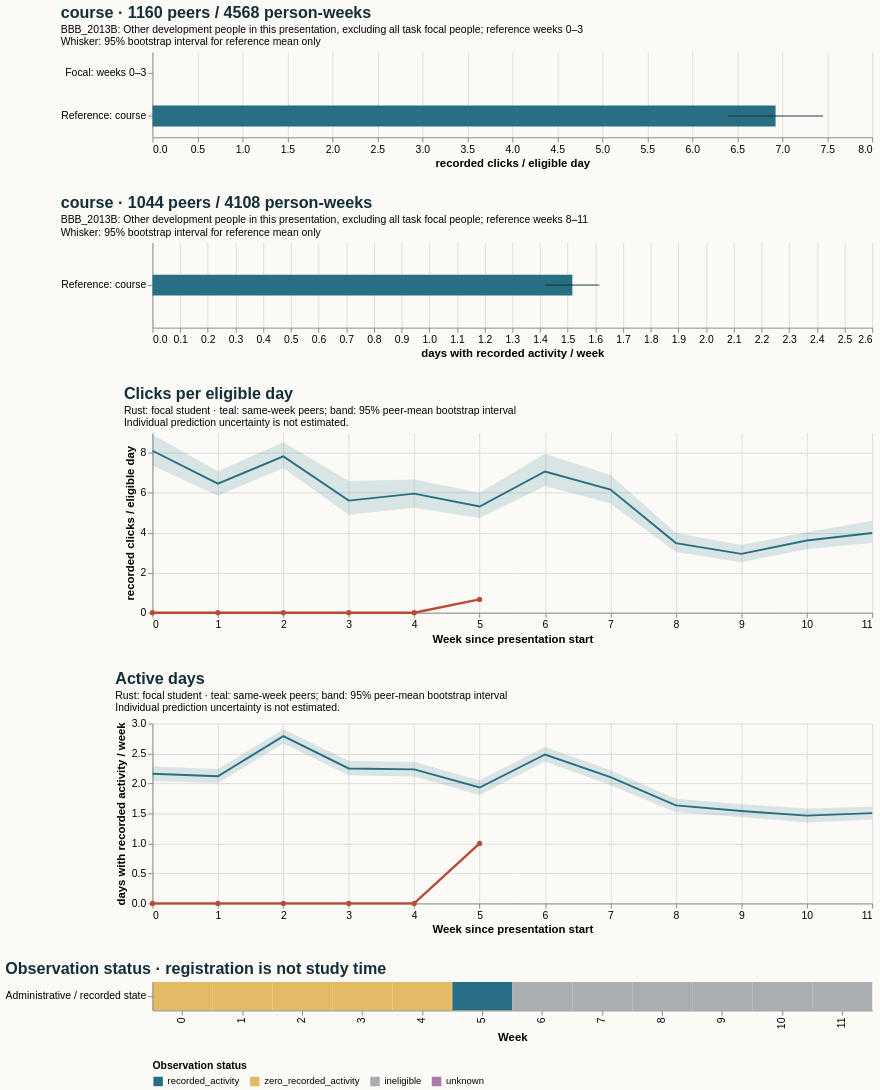

Write the Vega-Lite specification saved for this chart.
### Vega-Lite specification from a JSON file in a GitHub repository (floating-point values rounded to 4 significant figures)
{"$schema": "https://vega.github.io/schema/vega-lite/v5.20.1.json", "config": {"axis": {"labelFontSize": 11, "titleFontSize": 12}, "background": "#fbfaf7", "font": "sans-serif", "title": {"anchor": "start", "color": "#142e38", "fontSize": 17, "subtitleFontSize": 11}, "view": {"continuousHeight": 300, "continuousWidth": 300, "stroke": null}}, "datasets": {"data-25019aba3011dd775a23d53f2a2d7fc4": [{"hi": null, "lo": null, "series": "Focal: weeks 0–3", "value": 0.0}, {"hi": 7.453, "lo": 6.397, "series": "Reference: course", "value": 6.926}], "data-71e111912f19bee3d8f32062293c3d85": [{"end_day": 6, "focal_value": 0.0, "peer_ci_high": 8.915, "peer_ci_low": 7.357, "peer_mean": 8.1, "peer_observations": 1159, "peer_people": 1159, "reference": "course", "unit": "recorded clicks / eligible day", "week": 0}, {"end_day": 13, "focal_value": 0.0, "peer_ci_high": 7.075, "peer_ci_low": 5.85, "peer_mean": 6.456, "peer_observations": 1151, "peer_people": 1151, "reference": "course", "unit": "recorded clicks / eligible day", "week": 1}, {"end_day": 20, "focal_value": 0.0, "peer_ci_high": 8.524, "peer_ci_low": 7.235, "peer_mean": 7.819, "peer_observations": 1133, "peer_people": 1133, "reference": "course", "unit": "recorded clicks / eligible day", "week": 2}, {"end_day": 27, "focal_value": 0.0, "peer_ci_high": 6.584, "peer_ci_low": 4.899, "peer_mean": 5.608, "peer_observations": 1125, "peer_people": 1125, "reference": "course", "unit": "recorded clicks / eligible day", "week": 3}, {"end_day": 34, "focal_value": 0.0, "peer_ci_high": 6.657, "peer_ci_low": 5.255, "peer_mean": 5.954, "peer_observations": 1088, "peer_people": 1088, "reference": "course", "unit": "recorded clicks / eligible day", "week": 4}, {"end_day": 41, "focal_value": 0.6667, "peer_ci_high": 6.0, "peer_ci_low": 4.738, "peer_mean": 5.31, "peer_observations": 1081, "peer_people": 1081, "reference": "course", "unit": "recorded clicks / eligible day", "week": 5}, {"end_day": 48, "focal_value": null, "peer_ci_high": 7.953, "peer_ci_low": 6.334, "peer_mean": 7.065, "peer_observations": 1070, "peer_people": 1070, "reference": "course", "unit": "recorded clicks / eligible day", "week": 6}, {"end_day": 55, "focal_value": null, "peer_ci_high": 6.885, "peer_ci_low": 5.466, "peer_mean": 6.16, "peer_observations": 1054, "peer_people": 1054, "reference": "course", "unit": "recorded clicks / eligible day", "week": 7}, {"end_day": 62, "focal_value": null, "peer_ci_high": 3.981, "peer_ci_low": 3.034, "peer_mean": 3.483, "peer_observations": 1044, "peer_people": 1044, "reference": "course", "unit": "recorded clicks / eligible day", "week": 8}, {"end_day": 69, "focal_value": null, "peer_ci_high": 3.388, "peer_ci_low": 2.528, "peer_mean": 2.943, "peer_observations": 1027, "peer_people": 1027, "reference": "course", "unit": "recorded clicks / eligible day", "week": 9}, {"end_day": 76, "focal_value": null, "peer_ci_high": 4.028, "peer_ci_low": 3.189, "peer_mean": 3.609, "peer_observations": 1021, "peer_people": 1021, "reference": "course", "unit": "recorded clicks / eligible day", "week": 10}, {"end_day": 83, "focal_value": null, "peer_ci_high": 4.597, "peer_ci_low": 3.485, "peer_mean": 3.989, "peer_observations": 1016, "peer_people": 1016, "reference": "course", "unit": "recorded clicks / eligible day", "week": 11}], "data-ac22bcd88b763f33ef5ce2e6bc228579": [{"hi": null, "lo": null, "series": "Focal: weeks 8–11", "value": null}, {"hi": 1.614, "lo": 1.417, "series": "Reference: course", "value": 1.517}], "data-c2b15f9c6d95355aeed35c7ea066d9ba": [{"end_day": 6, "focal_value": 0.0, "peer_ci_high": 2.284, "peer_ci_low": 2.041, "peer_mean": 2.163, "peer_observations": 1159, "peer_people": 1159, "reference": "course", "unit": "days with recorded activity / week", "week": 0}, {"end_day": 13, "focal_value": 0.0, "peer_ci_high": 2.241, "peer_ci_low": 2.008, "peer_mean": 2.121, "peer_observations": 1151, "peer_people": 1151, "reference": "course", "unit": "days with recorded activity / week", "week": 1}, {"end_day": 20, "focal_value": 0.0, "peer_ci_high": 2.906, "peer_ci_low": 2.665, "peer_mean": 2.79, "peer_observations": 1133, "peer_people": 1133, "reference": "course", "unit": "days with recorded activity / week", "week": 2}, {"end_day": 27, "focal_value": 0.0, "peer_ci_high": 2.38, "peer_ci_low": 2.137, "peer_mean": 2.251, "peer_observations": 1125, "peer_people": 1125, "reference": "course", "unit": "days with recorded activity / week", "week": 3}, {"end_day": 34, "focal_value": 0.0, "peer_ci_high": 2.359, "peer_ci_low": 2.117, "peer_mean": 2.234, "peer_observations": 1088, "peer_people": 1088, "reference": "course", "unit": "days with recorded activity / week", "week": 4}, {"end_day": 41, "focal_value": 1.0, "peer_ci_high": 2.052, "peer_ci_low": 1.81, "peer_mean": 1.932, "peer_observations": 1081, "peer_people": 1081, "reference": "course", "unit": "days with recorded activity / week", "week": 5}, {"end_day": 48, "focal_value": null, "peer_ci_high": 2.609, "peer_ci_low": 2.366, "peer_mean": 2.483, "peer_observations": 1070, "peer_people": 1070, "reference": "course", "unit": "days with recorded activity / week", "week": 6}, {"end_day": 55, "focal_value": null, "peer_ci_high": 2.219, "peer_ci_low": 1.972, "peer_mean": 2.104, "peer_observations": 1054, "peer_people": 1054, "reference": "course", "unit": "days with recorded activity / week", "week": 7}, {"end_day": 62, "focal_value": null, "peer_ci_high": 1.747, "peer_ci_low": 1.521, "peer_mean": 1.635, "peer_observations": 1044, "peer_people": 1044, "reference": "course", "unit": "days with recorded activity / week", "week": 8}, {"end_day": 69, "focal_value": null, "peer_ci_high": 1.652, "peer_ci_low": 1.442, "peer_mean": 1.542, "peer_observations": 1027, "peer_people": 1027, "reference": "course", "unit": "days with recorded activity / week", "week": 9}, {"end_day": 76, "focal_value": null, "peer_ci_high": 1.582, "peer_ci_low": 1.351, "peer_mean": 1.463, "peer_observations": 1021, "peer_people": 1021, "reference": "course", "unit": "days with recorded activity / week", "week": 10}, {"end_day": 83, "focal_value": null, "peer_ci_high": 1.611, "peer_ci_low": 1.4, "peer_mean": 1.506, "peer_observations": 1016, "peer_people": 1016, "reference": "course", "unit": "days with recorded activity / week", "week": 11}], "data-ddaace9e52a0c700480ce8d529515aa8": [{"eligible_days": 7.0, "end_day": 6, "logging_completeness": "unknown", "observation_status": "zero_recorded_activity", "row": "Administrative / recorded state", "score_status": "withheld_release_time_unknown", "start_day": 0, "value": 0.0, "week": 0}, {"eligible_days": 7.0, "end_day": 13, "logging_completeness": "unknown", "observation_status": "zero_recorded_activity", "row": "Administrative / recorded state", "score_status": "withheld_release_time_unknown", "start_day": 7, "value": 0.0, "week": 1}, {"eligible_days": 7.0, "end_day": 20, "logging_completeness": "unknown", "observation_status": "zero_recorded_activity", "row": "Administrative / recorded state", "score_status": "withheld_release_time_unknown", "start_day": 14, "value": 0.0, "week": 2}, {"eligible_days": 7.0, "end_day": 27, "logging_completeness": "unknown", "observation_status": "zero_recorded_activity", "row": "Administrative / recorded state", "score_status": "withheld_release_time_unknown", "start_day": 21, "value": 0.0, "week": 3}, {"eligible_days": 7.0, "end_day": 34, "logging_completeness": "unknown", "observation_status": "zero_recorded_activity", "row": "Administrative / recorded state", "score_status": "withheld_release_time_unknown", "start_day": 28, "value": 0.0, "week": 4}, {"eligible_days": 3.0, "end_day": 41, "logging_completeness": "unknown", "observation_status": "recorded_activity", "row": "Administrative / recorded state", "score_status": "withheld_release_time_unknown", "start_day": 35, "value": 0.6667, "week": 5}, {"eligible_days": 0.0, "end_day": 48, "logging_completeness": "unknown", "observation_status": "ineligible", "row": "Administrative / recorded state", "score_status": "withheld_release_time_unknown", "start_day": 42, "value": null, "week": 6}, {"eligible_days": 0.0, "end_day": 55, "logging_completeness": "unknown", "observation_status": "ineligible", "row": "Administrative / recorded state", "score_status": "withheld_release_time_unknown", "start_day": 49, "value": null, "week": 7}, {"eligible_days": 0.0, "end_day": 62, "logging_completeness": "unknown", "observation_status": "ineligible", "row": "Administrative / recorded state", "score_status": "withheld_release_time_unknown", "start_day": 56, "value": null, "week": 8}, {"eligible_days": 0.0, "end_day": 69, "logging_completeness": "unknown", "observation_status": "ineligible", "row": "Administrative / recorded state", "score_status": "withheld_release_time_unknown", "start_day": 63, "value": null, "week": 9}, {"eligible_days": 0.0, "end_day": 76, "logging_completeness": "unknown", "observation_status": "ineligible", "row": "Administrative / recorded state", "score_status": "withheld_release_time_unknown", "start_day": 70, "value": null, "week": 10}, {"eligible_days": 0.0, "end_day": 83, "logging_completeness": "unknown", "observation_status": "ineligible", "row": "Administrative / recorded state", "score_status": "withheld_release_time_unknown", "start_day": 77, "value": null, "week": 11}]}, "resolve": {"scale": {"color": "independent"}}, "spacing": 28, "vconcat": [{"data": {"name": "data-25019aba3011dd775a23d53f2a2d7fc4"}, "height": 90, "layer": [{"encoding": {"x": {"field": "value", "scale": {"domain": [0, 7.826], "zero": true}, "title": "recorded clicks / eligible day", "type": "quantitative"}, "y": {"field": "series", "sort": null, "title": null, "type": "nominal"}}, "mark": {"color": "#286f83", "size": 22, "type": "bar"}}, {"encoding": {"x": {"field": "lo", "type": "quantitative"}, "x2": {"field": "hi"}, "y": {"field": "series", "sort": null, "title": null, "type": "nominal"}}, "mark": {"color": "#142e38", "type": "rule"}}], "title": {"subtitle": ["BBB_2013B: Other development people in this presentation, excluding all task focal people; reference weeks 0–3", "Whisker: 95% bootstrap interval for reference mean only"], "text": "course · 1160 peers / 4568 person-weeks"}, "width": 760}, {"data": {"name": "data-ac22bcd88b763f33ef5ce2e6bc228579"}, "height": 90, "layer": [{"encoding": {"x": {"field": "value", "scale": {"domain": [0, 2.526], "zero": true}, "title": "days with recorded activity / week", "type": "quantitative"}, "y": {"field": "series", "sort": null, "title": null, "type": "nominal"}}, "mark": {"color": "#286f83", "size": 22, "type": "bar"}}, {"encoding": {"x": {"field": "lo", "type": "quantitative"}, "x2": {"field": "hi"}, "y": {"field": "series", "sort": null, "title": null, "type": "nominal"}}, "mark": {"color": "#142e38", "type": "rule"}}], "title": {"subtitle": ["BBB_2013B: Other development people in this presentation, excluding all task focal people; reference weeks 8–11", "Whisker: 95% bootstrap interval for reference mean only"], "text": "course · 1044 peers / 4108 person-weeks"}, "width": 760}, {"data": {"name": "data-71e111912f19bee3d8f32062293c3d85"}, "height": 190, "layer": [{"encoding": {"x": {"axis": {"tickMinStep": 1}, "field": "week", "title": "Week since presentation start", "type": "quantitative"}, "y": {"field": "peer_ci_low", "scale": {"zero": true}, "title": "recorded clicks / eligible day", "type": "quantitative"}, "y2": {"field": "peer_ci_high"}}, "mark": {"color": "#286f83", "opacity": 0.16, "type": "area"}}, {"encoding": {"tooltip": [{"field": "week", "type": "quantitative"}, {"field": "peer_mean", "type": "quantitative"}, {"field": "peer_people", "type": "quantitative"}, {"field": "peer_observations", "type": "quantitative"}], "x": {"field": "week", "type": "quantitative"}, "y": {"field": "peer_mean", "type": "quantitative"}}, "mark": {"color": "#286f83", "strokeWidth": 2, "type": "line"}}, {"encoding": {"tooltip": [{"field": "week", "type": "quantitative"}, {"field": "focal_value", "type": "quantitative"}], "x": {"field": "week", "type": "quantitative"}, "y": {"field": "focal_value", "type": "quantitative"}}, "mark": {"color": "#b64c35", "point": {"color": "#b64c35"}, "strokeWidth": 2.5, "type": "line"}}], "title": {"subtitle": ["Rust: focal student · teal: same-week peers; band: 95% peer-mean bootstrap interval", "Individual prediction uncertainty is not estimated."], "text": "Clicks per eligible day"}, "width": 760}, {"data": {"name": "data-c2b15f9c6d95355aeed35c7ea066d9ba"}, "height": 190, "layer": [{"encoding": {"x": {"axis": {"tickMinStep": 1}, "field": "week", "title": "Week since presentation start", "type": "quantitative"}, "y": {"field": "peer_ci_low", "scale": {"zero": true}, "title": "days with recorded activity / week", "type": "quantitative"}, "y2": {"field": "peer_ci_high"}}, "mark": {"color": "#286f83", "opacity": 0.16, "type": "area"}}, {"encoding": {"tooltip": [{"field": "week", "type": "quantitative"}, {"field": "peer_mean", "type": "quantitative"}, {"field": "peer_people", "type": "quantitative"}, {"field": "peer_observations", "type": "quantitative"}], "x": {"field": "week", "type": "quantitative"}, "y": {"field": "peer_mean", "type": "quantitative"}}, "mark": {"color": "#286f83", "strokeWidth": 2, "type": "line"}}, {"encoding": {"tooltip": [{"field": "week", "type": "quantitative"}, {"field": "focal_value", "type": "quantitative"}], "x": {"field": "week", "type": "quantitative"}, "y": {"field": "focal_value", "type": "quantitative"}}, "mark": {"color": "#b64c35", "point": {"color": "#b64c35"}, "strokeWidth": 2.5, "type": "line"}}], "title": {"subtitle": ["Rust: focal student · teal: same-week peers; band: 95% peer-mean bootstrap interval", "Individual prediction uncertainty is not estimated."], "text": "Active days"}, "width": 760}, {"data": {"name": "data-ddaace9e52a0c700480ce8d529515aa8"}, "encoding": {"color": {"field": "observation_status", "legend": {"labelLimit": 260, "orient": "bottom"}, "scale": {"domain": ["recorded_activity", "zero_recorded_activity", "ineligible", "unknown"], "range": ["#286f83", "#e4bb64", "#aaaeb3", "#ac78a5"]}, "title": "Observation status", "type": "nominal"}, "tooltip": [{"field": "week", "type": "quantitative"}, {"field": "eligible_days", "type": "quantitative"}, {"field": "observation_status", "type": "nominal"}, {"field": "logging_completeness", "type": "nominal"}], "x": {"field": "week", "title": "Week", "type": "ordinal"}, "y": {"field": "row", "title": null, "type": "nominal"}}, "height": 30, "mark": {"type": "rect"}, "title": "Observation status · registration is not study time", "width": 760}]}
